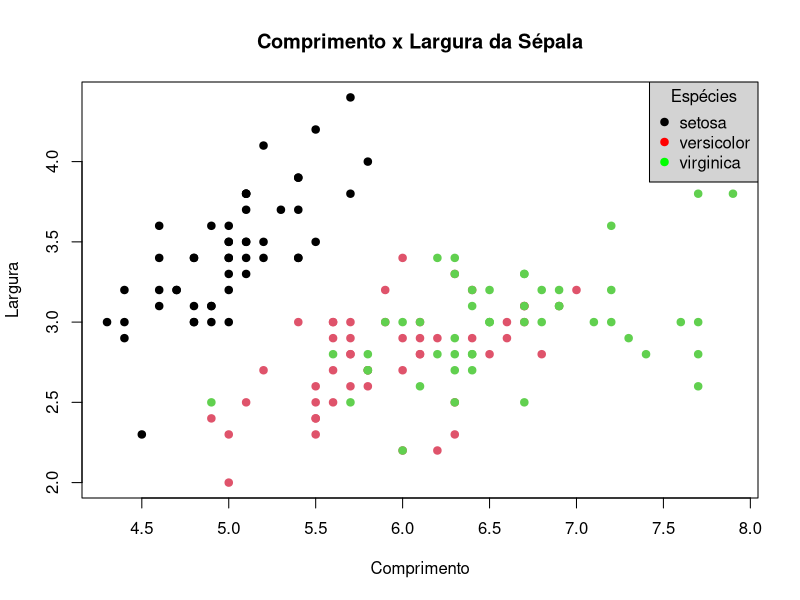
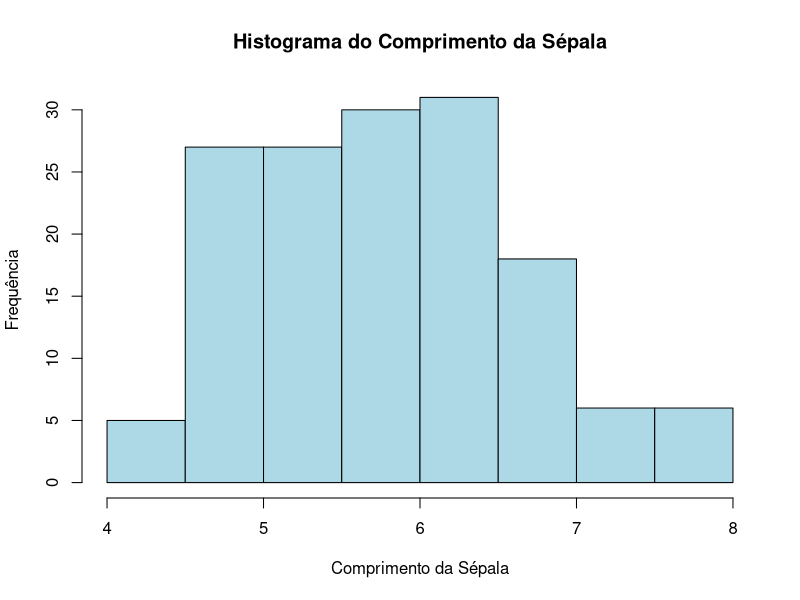
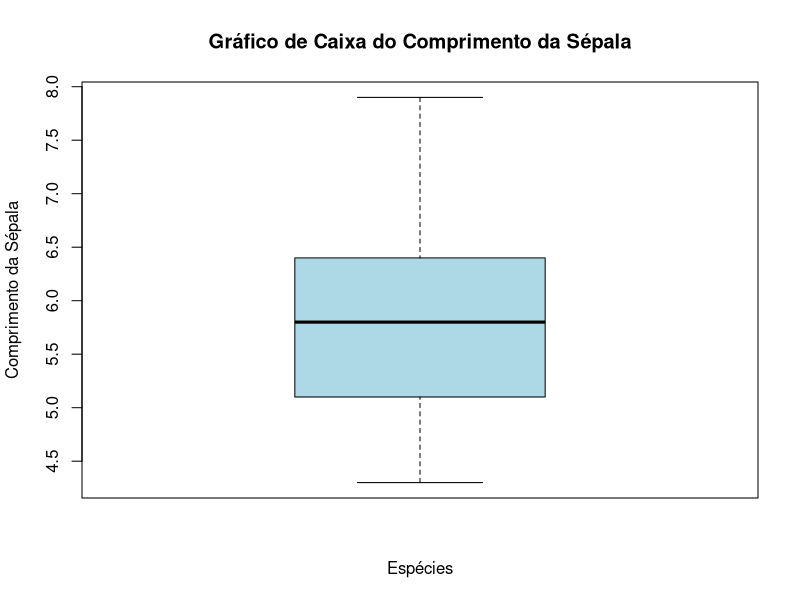
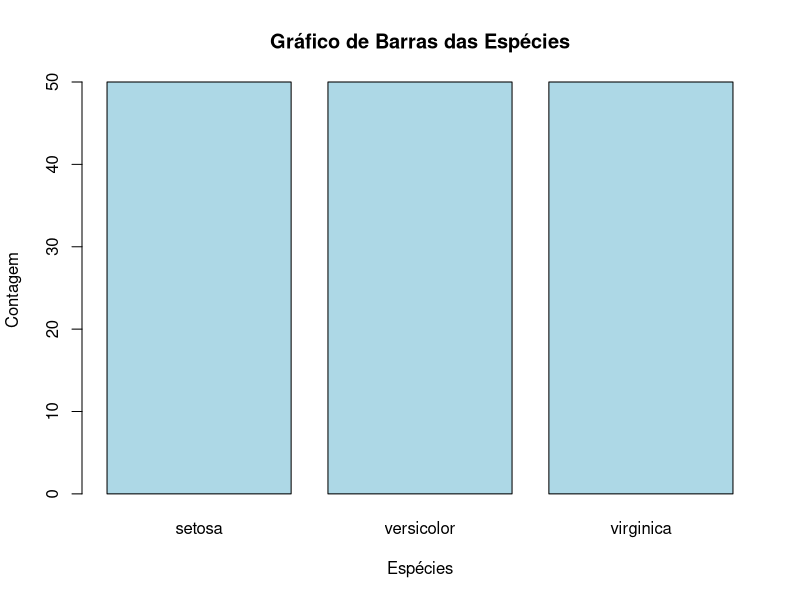
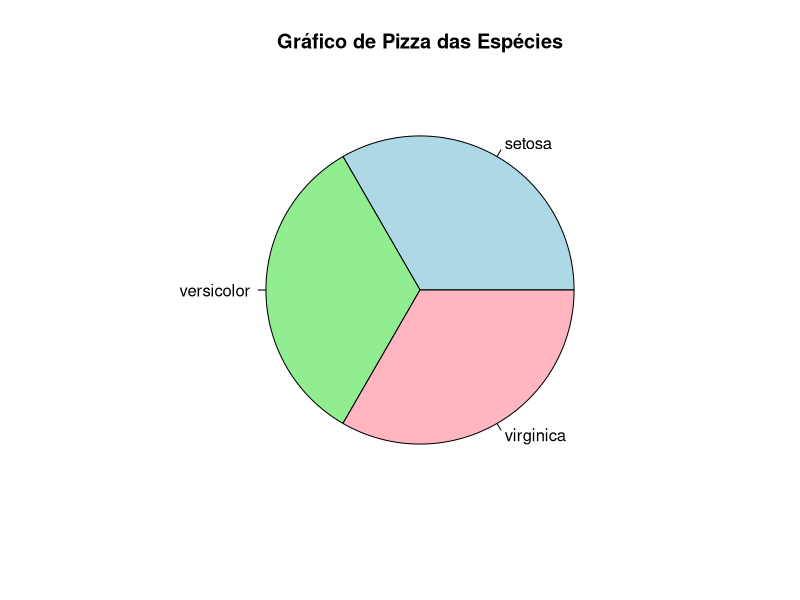
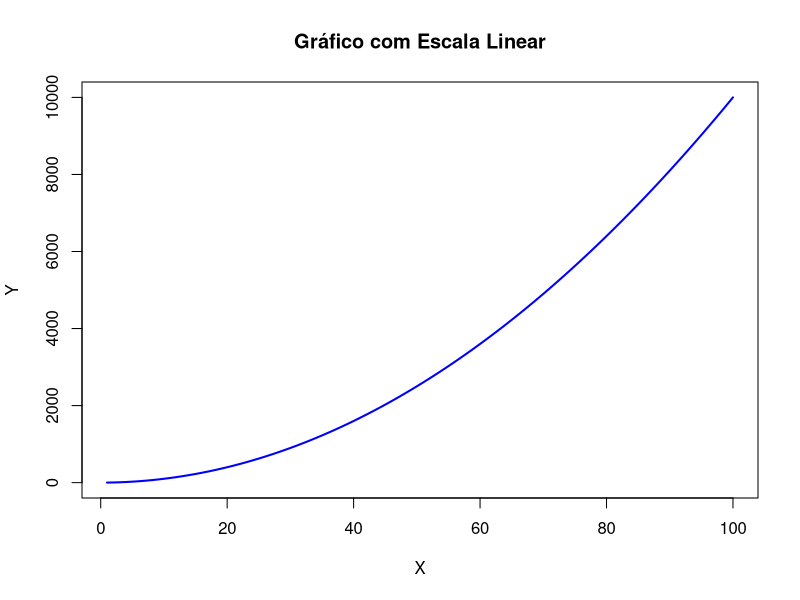
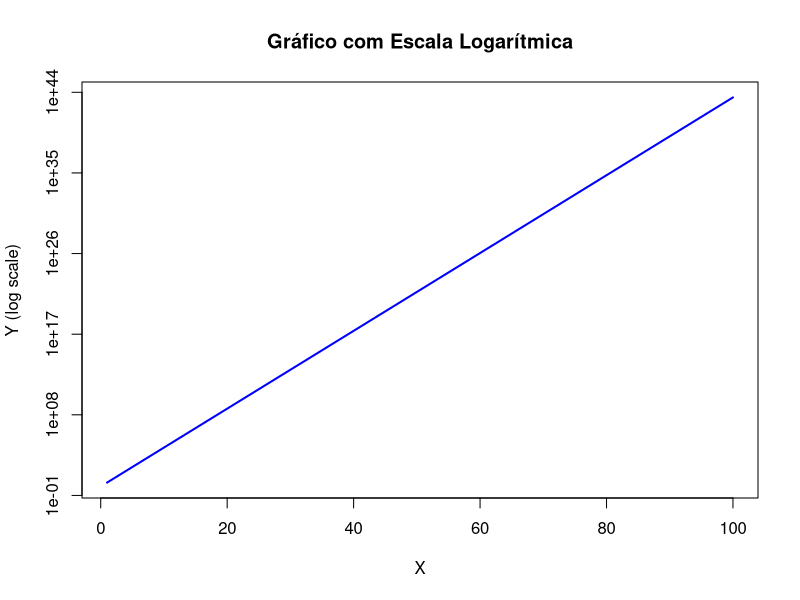
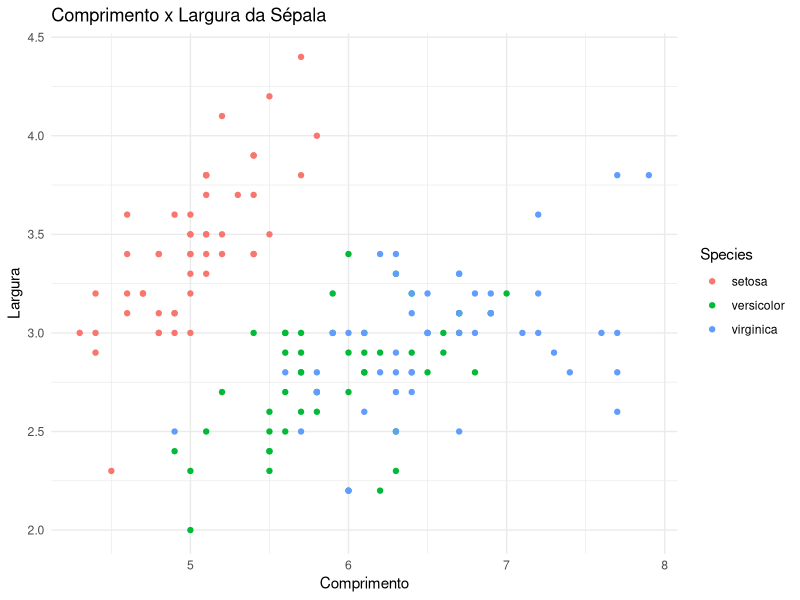

Generate these figures, in order, with R:
## ---- chunk 1
library(tidyverse)
## ---- chunk 2
#| echo: true

plot(iris$Sepal.Length, iris$Sepal.Width,
    col = iris$Species, pch = 19,
    xlab = "Comprimento", ylab = "Largura", main = "Comprimento x Largura da Sépala"
)

# Legenda
legend(
    "topright",
    legend = levels(iris$Species),
    col = c("black", "red", "green"),
    pch = 19,
    title = "Espécies",
    bg = "lightgray"
)
## ---- chunk 3
#| echo: true
hist(iris$Sepal.Length,
    xlab = "Comprimento da Sépala",
    ylab = "Frequência",
    main = "Histograma do Comprimento da Sépala",
    col = "lightblue",
    border = "black"
)
## ---- chunk 4
#| echo: true

boxplot(iris$Sepal.Length,
    xlab = "Espécies",
    ylab = "Comprimento da Sépala",
    main = "Gráfico de Caixa do Comprimento da Sépala",
    col = "lightblue",
    border = "black"
)
## ---- chunk 5
#| echo: true

barplot(table(iris$Species),
    xlab = "Espécies",
    ylab = "Contagem",
    main = "Gráfico de Barras das Espécies",
    col = "lightblue",
    border = "black"
)
## ---- chunk 6
#| echo: true
pie(table(iris$Species),
    main = "Gráfico de Pizza das Espécies",
    col = c("lightblue", "lightgreen", "lightpink"),
    border = "black"
)
## ---- chunk 7
#| echo: true

x <- seq(1, 100, 1)
y <- x^2

plot(x, y, type = "l", col = "blue", lwd = 2, xlab = "X", ylab = "Y", main = "Gráfico com Escala Linear")
## ---- chunk 8
#| echo: true

# Dados
x <- seq(1, 100, 1)
y <- exp(x)

# Gráfico com escala logarítmica no eixo y
plot(x, y,
    type = "l", col = "blue", lwd = 2,
    xlab = "X", ylab = "Y (log scale)",
    main = "Gráfico com Escala Logarítmica",
    log = "y"
)
## ---- chunk 9
#| echo: true
ggplot(iris, aes(x = Sepal.Length, y = Sepal.Width, color = Species)) +
    geom_point() +
    labs(title = "Comprimento x Largura da Sépala", x = "Comprimento", y = "Largura") +
    theme_minimal()
